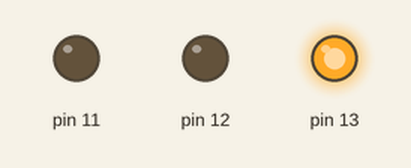
Simulated run of this sketch. Board: Arduino Uno, built with avr-gcc and run on an emulated ATmega328P. Parts: output pins drawn as LEDs (lit = HIGH).

Above: at 0.1 s.
At 1.1 s:
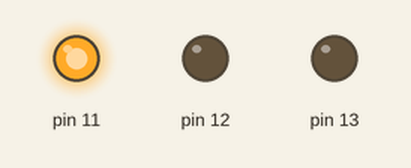
At 2.7 s:
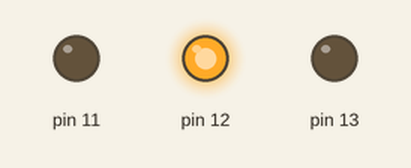
Timing chart, 0 to 3.0 s (numbered marks = the images above):
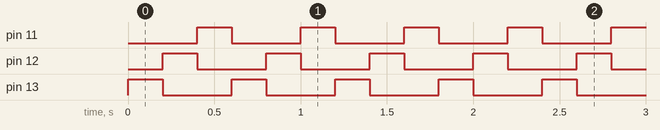

The sketch:

led-chaser.ino
```cpp
// Day 1 (extra) - 3 LED chaser
// Wiring: pins 13, 12, 11 -> 220 ohm resistor -> LED -> shared GND row -> Arduino GND
// Version 2: same effect using a for loop counting down

void setup() {
  pinMode(13, OUTPUT);
  pinMode(12, OUTPUT);
  pinMode(11, OUTPUT);
}

void loop() {
  for (int pin = 13; pin >= 11; pin--) {
    digitalWrite(pin, HIGH);
    delay(200);
    digitalWrite(pin, LOW);
  }
}
```

Measured:
- by itself, pin 11–13: alternates HIGH for 0.20 s and LOW for 0.40 s
- by itself, everything shown: repeats every 0.60 s, in 3 steps
